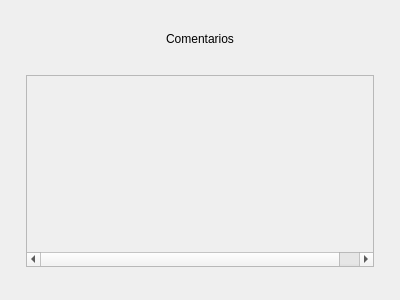
<?xml version="1.0" encoding="UTF-8"?>
<ui version="4.0">
 <class>Form</class>
 <widget class="QDialog" name="Form">
  <property name="windowModality">
   <enum>Qt::ApplicationModal</enum>
  </property>
  <property name="geometry">
   <rect>
    <x>0</x>
    <y>0</y>
    <width>400</width>
    <height>300</height>
   </rect>
  </property>
  <property name="windowTitle">
   <string>Form</string>
  </property>
  <layout class="QVBoxLayout" name="verticalLayout_2">
   <item>
    <layout class="QVBoxLayout" name="verticalLayout">
     <property name="spacing">
      <number>29</number>
     </property>
     <property name="leftMargin">
      <number>15</number>
     </property>
     <property name="topMargin">
      <number>21</number>
     </property>
     <property name="rightMargin">
      <number>15</number>
     </property>
     <property name="bottomMargin">
      <number>22</number>
     </property>
     <item>
      <widget class="QLabel" name="lblTitulo">
       <property name="sizePolicy">
        <sizepolicy hsizetype="Expanding" vsizetype="Fixed">
         <horstretch>0</horstretch>
         <verstretch>0</verstretch>
        </sizepolicy>
       </property>
       <property name="text">
        <string>Comentarios</string>
       </property>
       <property name="alignment">
        <set>Qt::AlignCenter</set>
       </property>
      </widget>
     </item>
     <item>
      <widget class="QScrollArea" name="scrollComentarios">
       <property name="sizePolicy">
        <sizepolicy hsizetype="Expanding" vsizetype="Expanding">
         <horstretch>0</horstretch>
         <verstretch>0</verstretch>
        </sizepolicy>
       </property>
       <property name="widgetResizable">
        <bool>false</bool>
       </property>
       <widget class="QWidget" name="scrollAreaWidgetContents">
        <property name="geometry">
         <rect>
          <x>0</x>
          <y>0</y>
          <width>369</width>
          <height>85</height>
         </rect>
        </property>
       </widget>
      </widget>
     </item>
    </layout>
   </item>
  </layout>
 </widget>
 <resources/>
 <connections/>
</ui>
